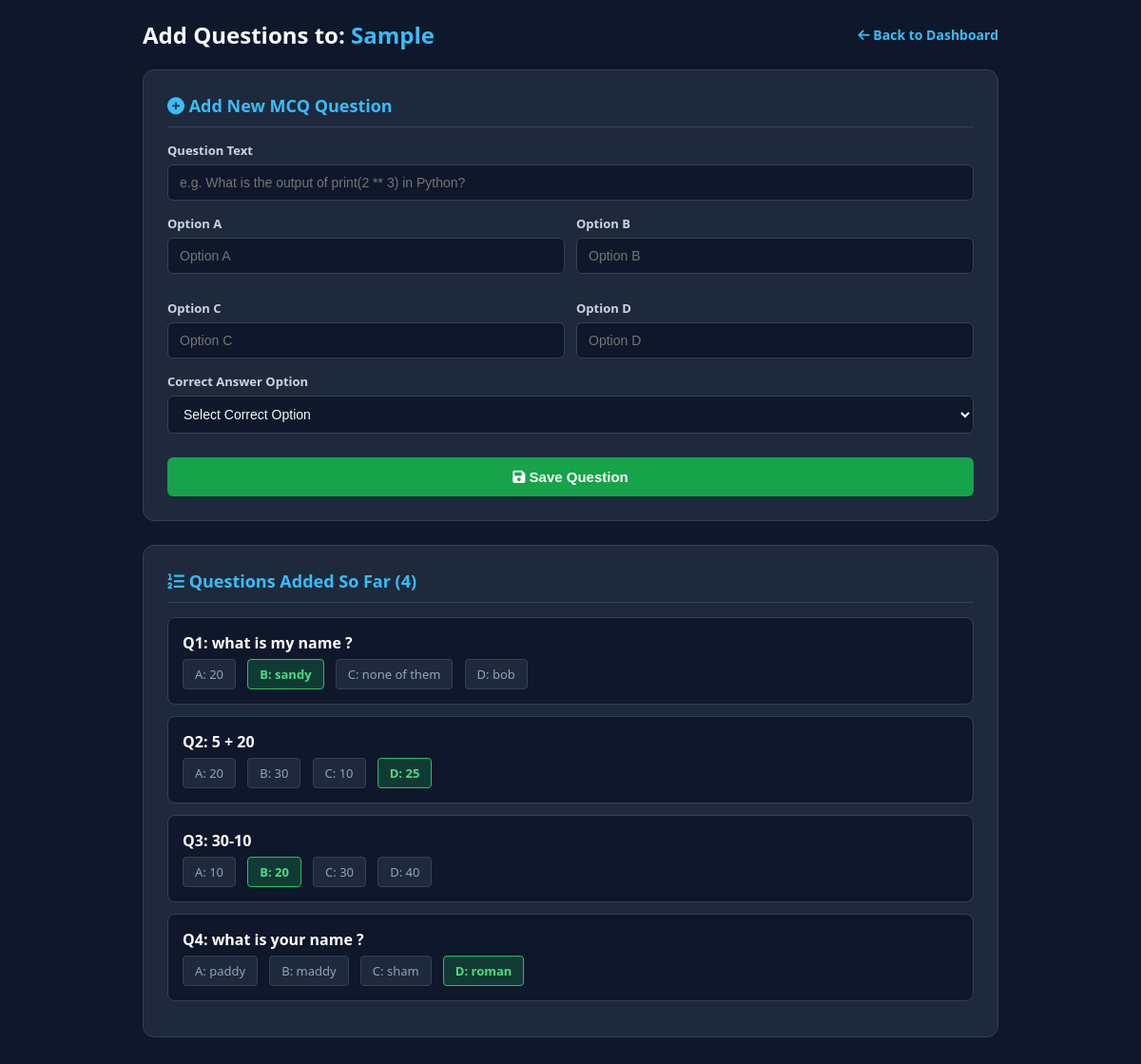
/teacher/manage_questions/1 (signed in), run on the app's committed database.
### app.py (models this page shows)
class Quiz(db.Model):
    id = db.Column(db.Integer, primary_key=True)
    title = db.Column(db.String(150), nullable=False)
    subject = db.Column(db.String(100), nullable=False)
    duration = db.Column(db.Integer, nullable=False) # In minutes
    pass_mark = db.Column(db.Float, nullable=False) # Passing Percentage
    teacher_id = db.Column(db.Integer, db.ForeignKey('user.id'), nullable=False)
    questions = db.relationship('Question', backref='quiz', cascade="all, delete-orphan")
    results = db.relationship('Result', backref='quiz', cascade="all, delete-orphan")

class Question(db.Model):
    id = db.Column(db.Integer, primary_key=True)
    quiz_id = db.Column(db.Integer, db.ForeignKey('quiz.id'), nullable=False)
    question_text = db.Column(db.Text, nullable=False)
    option1 = db.Column(db.String(200), nullable=False)
    option2 = db.Column(db.String(200), nullable=False)
    option3 = db.Column(db.String(200), nullable=False)
    option4 = db.Column(db.String(200), nullable=False)
    correct_option = db.Column(db.String(200), nullable=False)

### app.py (the view, shortened to what this page needs)
@app.route('/manage_questions/<int:quiz_id>', methods=['GET', 'POST'])
@app.route('/teacher/manage_questions/<int:quiz_id>', methods=['GET', 'POST'])
@login_required
def manage_questions(quiz_id):
    if current_user.role.lower() != 'teacher':
        return redirect(url_for('login'))
    quiz = Quiz.query.get_or_404(quiz_id)
    questions = Question.query.filter_by(quiz_id=quiz.id).all()
    try:
        return render_template('add_questions.html', quiz=quiz, questions=questions)
    except:
        return render_template('manage_questions.html', quiz=quiz, questions=questions)

### app.py (called while the page is built)
@login_manager.user_loader
def load_user(user_id):
    return User.query.get(int(user_id))

### templates/add_questions.html (shortened to what this page needs)
<!DOCTYPE html>
<html lang="en">
<head>
    <link rel="stylesheet" href="https://cdnjs.cloudflare.com/ajax/libs/font-awesome/6.4.0/css/all.min.css">
</head>
<body>
    <div class="container">
        <div class="header">
            <h2>Add Questions to: <span style="color: #38bdf8;">{{ quiz.title }}</span></h2>
            <a href="{{ url_for('teacher_dashboard') }}" class="btn-back"><i class="fa-solid fa-arrow-left"></i> Back to Dashboard</a>
        </div>
        <div class="card">
            <div class="card-title"><i class="fa-solid fa-plus-circle"></i> Add New MCQ Question</div>
            <form action="{{ url_for('manage_questions', quiz_id=quiz.id) }}" method="POST">
                <div class="form-group">
                    <label>Question Text</label>
                    <input type="text" name="question_text" placeholder="e.g. What is the output of print(2 ** 3) in Python?" required>
                </div>
                <div class="grid-options">
                    <div class="form-group">
                        <label>Option A</label>
                        <input type="text" name="option1" placeholder="Option A" required>
                    </div>
                    <div class="form-group">
                        <label>Option B</label>
                        <input type="text" name="option2" placeholder="Option B" required>
                    </div>
                    <div class="form-group">
                        <label>Option C</label>
                        <input type="text" name="option3" placeholder="Option C" required>
                    </div>
                    <div class="form-group">
                        <label>Option D</label>
                        <input type="text" name="option4" placeholder="Option D" required>
                    </div>
                </div>
                <div class="form-group">
                    <label>Correct Answer Option</label>
                    <select name="correct_option" required>
                        <option value="" disabled selected>Select Correct Option</option>
                    </select>
                </div>
                <button type="submit" class="btn-save">
                    <i class="fa-solid fa-floppy-disk"></i> Save Question
                </button>
            </form>
        </div>
        <div class="card">
            <div class="card-title">
                <i class="fa-solid fa-list-ol"></i> Questions Added So Far ({{ questions|length }})
            </div>
            {% for q in questions %}
            <div class="q-list-item">
                <p><b style="color: #fff;">Q{{ loop.index }}: {{ q.question_text }}</b></p>
                <div>
                    <span class="opt-tag {% if q.correct_option in ['Option A', 'A', q.option1] %}opt-correct{% endif %}">A: {{ q.option1 }}</span>
                    <span class="opt-tag {% if q.correct_option in ['Option B', 'B', q.option2] %}opt-correct{% endif %}">B: {{ q.option2 }}</span>
                    <span class="opt-tag {% if q.correct_option in ['Option C', 'C', q.option3] %}opt-correct{% endif %}">C: {{ q.option3 }}</span>
                    <span class="opt-tag {% if q.correct_option in ['Option D', 'D', q.option4] %}opt-correct{% endif %}">D: {{ q.option4 }}</span>
                </div>
            </div>
            {% else %}
                <p style="color: #94a3b8; text-align: center;">No questions added yet to this quiz.</p>
            {% endfor %}
        </div>
    </div>
</body>
</html>

### templates/add_questions.html (style rules this page uses)
* { box-sizing: border-box; margin: 0; padding: 0; }
body { background-color: #0f172a; color: #f8fafc; font-family: 'Segoe UI', Tahoma, Geneva, Verdana, sans-serif; padding: 20px; }
.container { max-width: 900px; margin: 0 auto; }
.header { display: flex; justify-content: space-between; align-items: center; margin-bottom: 20px; }
.btn-back { color: #38bdf8; text-decoration: none; font-weight: 600; font-size: 14px; }
.card { background: #1e293b; border: 1px solid #334155; border-radius: 12px; padding: 25px; margin-bottom: 25px; }
.card-title { font-size: 18px; font-weight: 700; color: #38bdf8; margin-bottom: 15px; border-bottom: 1px solid #334155; padding-bottom: 10px; }
.form-group { margin-bottom: 15px; }
.form-group label { display: block; font-size: 13px; color: #cbd5e1; margin-bottom: 6px; font-weight: 600; }
.form-group input, .form-group select { width: 100%; padding: 10px 12px; background: #0f172a; border: 1px solid #334155; border-radius: 6px; color: #f8fafc; font-size: 14px; outline: none; }
.grid-options { display: grid; grid-template-columns: 1fr 1fr; gap: 12px; }
.btn-save { width: 100%; padding: 12px; background: #16a34a; color: #fff; border: none; border-radius: 6px; font-weight: 700; cursor: pointer; font-size: 15px; margin-top: 10px; }
.q-list-item { background: #0f172a; border: 1px solid #334155; border-radius: 8px; padding: 15px; margin-bottom: 12px; }
.opt-tag { display: inline-block; background: #1e293b; padding: 6px 12px; border-radius: 4px; font-size: 13px; margin-right: 8px; margin-top: 6px; color: #94a3b8; border: 1px solid #334155; }
.opt-correct { background: rgba(34, 197, 94, 0.2); color: #4ade80; border: 1px solid #22c55e; font-weight: bold; }

### data on the page
Quiz: title "Sample"
Question: question_text "what is my name ?", option1 "20", option2 "sandy", option3 "none of them", option4 "bob"
Question: question_text "5 + 20", option1 "20", option2 "30", option3 "10", option4 "25"
Question: question_text "30-10", option1 "10", option2 "20", option3 "30", option4 "40"
Question: question_text "what is your name ?", option1 "paddy", option2 "maddy", option3 "sham", option4 "roman"

### other printed values
{{ questions|length }} "4"
